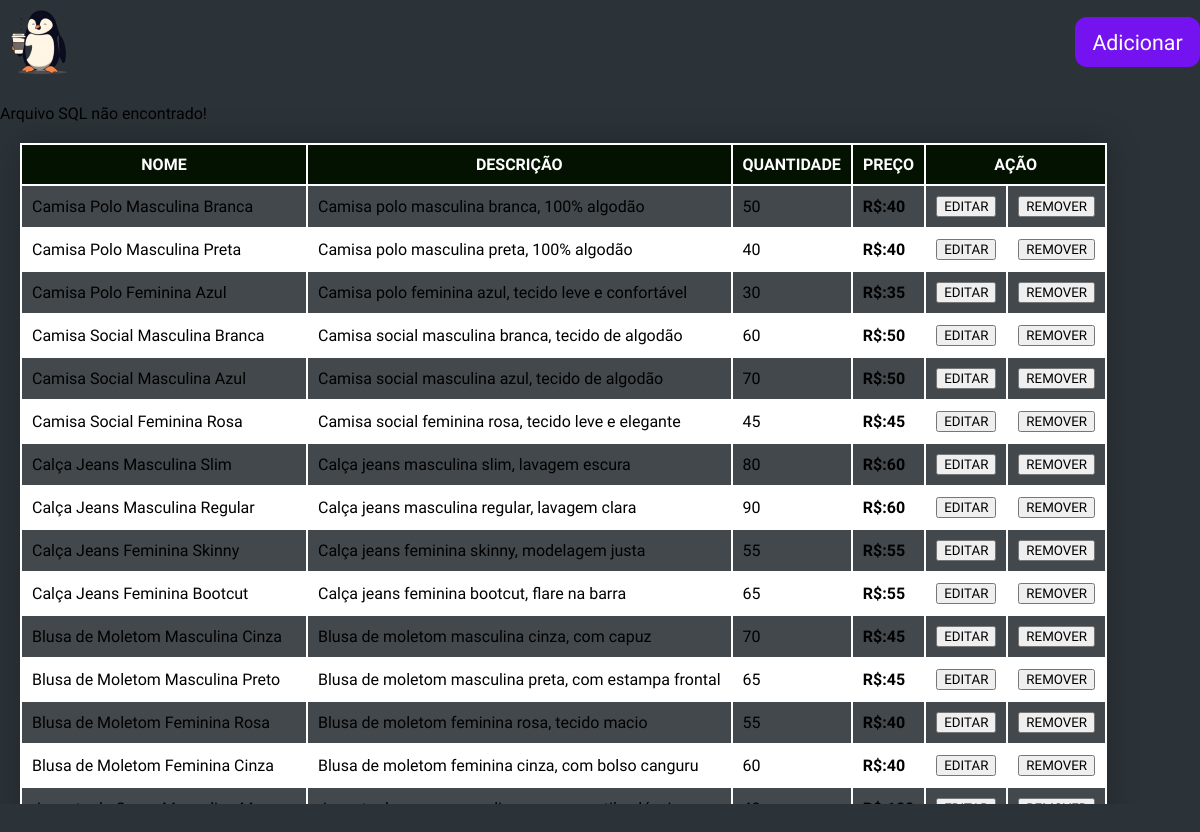
/index.php (signed in), run on the app's committed database.
### tables this page shows
CREATE TABLE `produtos` (
  `id` int(11) NOT NULL,
  `nome` varchar(255) NOT NULL,
  `descricao` varchar(255) NOT NULL,
  `qnt` int(11) NOT NULL,
  `preco` decimal(10,0) NOT NULL
);

### src/pages/read.php (the view, shortened to what this page needs)
<!DOCTYPE html>
<html lang="pt-BR">
<head>
    <link rel="stylesheet" href="../../assets/css/style_read.css">
    <link rel="stylesheet" href="assets/css/style_read.css">
</head>
<body>
    <div class="content">
    <table border="1">
        <thead>
                <?php
                    include("conexao.php");
                    $busca = isset($_GET['busca']) ? $_GET['busca'] : '';
                    $nome_da_table = 'produtos';
                if (!empty($busca)) {
                    $sql = "SELECT * FROM $nome_da_table WHERE nome LIKE '%$busca%'";
                } else {
                    $sql = "SELECT * FROM $nome_da_table";
                }
            ?>
            <?php
                    $result = mysqli_query($conn, $sql);
                    if (mysqli_num_rows($result) > 0) {
                        echo "<tr>
                                <th>NOME</th>
                                <th>DESCRIÇÃO</th>
                                <th>QUANTIDADE</th>
                                <th>PREÇO</th>
                                <th colspan=2>AÇÃO</th>
                            </tr>";
                    } else {
                        echo "<div class='resultado'><p>NENHUM RESULTADO ENCONTRADO</p></div>";
                    }
                ?>
        </thead>
        <tbody>
            <?php
                 while ($row = mysqli_fetch_assoc($result)) {
                    echo "<tr id='$row[id]'>
                            <td>$row[nome]</td>
                            <td>$row[descricao]</td>
                            <td>$row[qnt]</td>
                            <td class='preco'>R$:$row[preco]</td>
                            <td> <a href='update.php?id=$row[id]'><button>EDITAR</button></a></td>
                            <td> <a href=''><button>REMOVER</button></a></td>
                          </tr>";
                }
            ?>
        </tbody>
    </table>
</body>
</html>

### index.php (shortened to what this page needs)
    <!DOCTYPE html>
    <html lang="en">
    <head>
        <link rel="stylesheet" href="assets/css/style_index.css">
    </head>
    <header>
        <div class="img_logo_login">
            <img src="assets/img/Chilling_codes.png" alt="">
        </div>
        <?php
            if($_SESSION['perm'] == 1 or $_SESSION['perm'] == 3){
                echo("
                    <div class='button_header'>
                        <button onclick='window.location=\"src/pages/insert.php\"'>
                            <p>Adicionar</p>
                        </button>
                    </div>
                ");
            }
        ?>
    </header>
    </body>
            <div class="conteudo_index">
                <?php include("src/pages/read.php")?>
            </div>
    </html>
<body>
</html>

### assets/css/style_index.css (style rules this page uses)
* { margin: 0px; }
header { width: 100%; display: flex; justify-content: space-between; align-items: center; }
body { background-color: #2C3338; }
.button_header button { border: none; text-decoration: none; background-color: #7413F0; border-radius: 12px; width: 125px; height: 50px; }
.button_header p { color: white; font-size: 16pt; text-align: center; }

### assets/css/style_read.css (style rules this page uses)
* { font-family: "Podkova", serif; font-optical-sizing: auto; font-weight: 500; font-style: normal; }
body { display: flex; flex-direction: column; }
table, td, th, tr { border: 2px white solid; border-collapse: collapse; padding: 10px; }
table { margin: 20px; padding: 0px; box-shadow: 0px 0px 30px rgba(0, 0, 0, 0.272); }
.content { max-height: 700px; overflow-y: auto; margin: 0 auto; margin-top: 20px; }
tr:nth-child(even) { background-color: white; }
tr:nth-child(odd) { background-color: rgba(186, 186, 186, 0.153); }
th { background-color: rgba(4, 19, 0, 0.968); color: white; font-weight: bold; }
.preco { font-weight: bold; }
thead { position: sticky; top: 0; background-color: rgba(4, 19, 0, 0.968); z-index: 1; }

### data on the page
produtos: nome "Camisa Polo Masculina Branca", descricao "Camisa polo masculina branca, 100% algodão", qnt "50", preco "40"
produtos: nome "Camisa Polo Masculina Preta", descricao "Camisa polo masculina preta, 100% algodão", qnt "40", preco "40"
produtos: nome "Camisa Polo Feminina Azul", descricao "Camisa polo feminina azul, tecido leve e confortável", qnt "30", preco "35"
produtos: nome "Camisa Social Masculina Branca", descricao "Camisa social masculina branca, tecido de algodão", qnt "60", preco "50"
produtos: nome "Camisa Social Masculina Azul", descricao "Camisa social masculina azul, tecido de algodão", qnt "70", preco "50"
produtos: nome "Camisa Social Feminina Rosa", descricao "Camisa social feminina rosa, tecido leve e elegante", qnt "45", preco "45"
produtos: nome "Calça Jeans Masculina Slim", descricao "Calça jeans masculina slim, lavagem escura", qnt "80", preco "60"
produtos: nome "Calça Jeans Masculina Regular", descricao "Calça jeans masculina regular, lavagem clara", qnt "90", preco "60"
produtos: nome "Calça Jeans Feminina Skinny", descricao "Calça jeans feminina skinny, modelagem justa", qnt "55", preco "55"
produtos: nome "Calça Jeans Feminina Bootcut", descricao "Calça jeans feminina bootcut, flare na barra", qnt "65", preco "55"
produtos: nome "Blusa de Moletom Masculina Cinza", descricao "Blusa de moletom masculina cinza, com capuz", qnt "70", preco "45"
produtos: nome "Blusa de Moletom Masculina Preto", descricao "Blusa de moletom masculina preta, com estampa frontal", qnt "65", preco "45"
produtos: nome "Blusa de Moletom Feminina Rosa", descricao "Blusa de moletom feminina rosa, tecido macio", qnt "55", preco "40"
produtos: nome "Blusa de Moletom Feminina Cinza", descricao "Blusa de moletom feminina cinza, com bolso canguru", qnt "60", preco "40"
